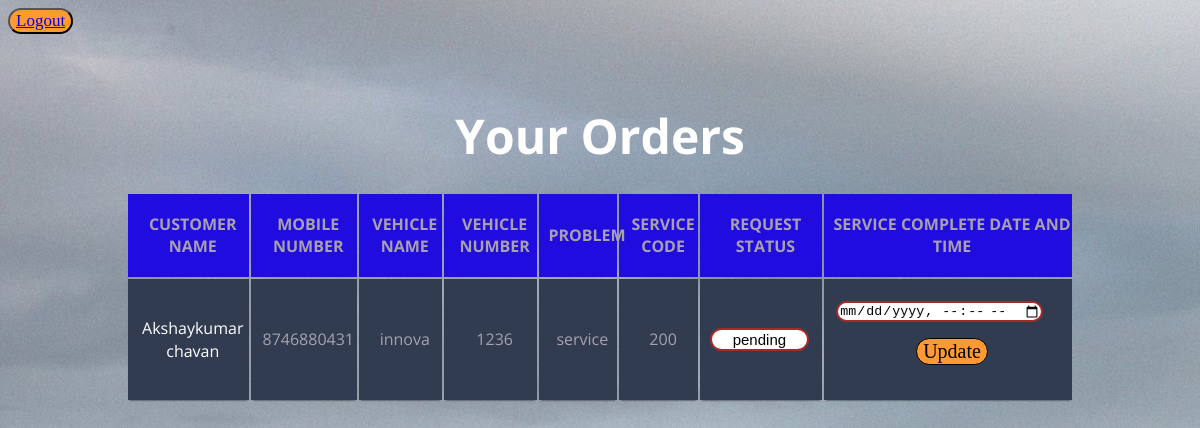
The app's page /mprofile.php (signed in) with its own data.
### tables this page shows
CREATE TABLE IF NOT EXISTS `customer_reg` (
  `cid` int(11) NOT NULL AUTO_INCREMENT,
  `cname` varchar(50) NOT NULL,
  `gender` varchar(6) NOT NULL,
  `cemail` varchar(50) NOT NULL,
  `cpassword` varchar(50) NOT NULL,
  `cphone` varchar(15) NOT NULL,
  `ccity` varchar(50) NOT NULL,
  `pincode` varchar(6) NOT NULL,
  `emergencycontact` varchar(15) NOT NULL,
  PRIMARY KEY (`cemail`),
  KEY `id` (`cid`)
);

CREATE TABLE IF NOT EXISTS `servicerequest` (
  `sid` int(11) NOT NULL AUTO_INCREMENT,
  `cid` int(11) NOT NULL,
  `vcategory` varchar(20) NOT NULL,
  `vname` varchar(15) NOT NULL,
  `vnumber` varchar(10) NOT NULL,
  `problem` varchar(100) NOT NULL,
  `mid` int(11) NOT NULL,
  `status` varchar(10) NOT NULL,
  `rdate` date NOT NULL,
  `rtime` time NOT NULL,
  `rcompletedate` varchar(20) NOT NULL,
  `servicecode` varchar(10) NOT NULL,
  `srating` int(2) NOT NULL,
  KEY `sid` (`sid`),
  KEY `cid` (`cid`)
);

### mprofile.php (the view, shortened to what this page needs)
<?php
if (isset($_SESSION['memail'])) {
    ?>
<!DOCTYPE html>
<html>
<head>
    <link rel="stylesheet" type="text/css" href="css/table_style.css">
</head>
<body background="images/bg1.jpg">
<button><a href="logout.php">Logout</a></button>
<br> <br> <br>
<h1 align="center" ><b>Your Orders</b></h1>
<table class="container">
<?php
include "connection.php";
$mid = mysqli_fetch_array(mysqli_query($conn, "select mid from mechanic_reg where memail='" . $_SESSION["memail"] . "'"));
$sql = "SELECT * FROM customer_reg c JOIN servicerequest s ON c.cid = s.cid WHERE s.mid = '$mid[0]'";
$res = mysqli_query($conn, $sql);
?>
    <thead>
        <tr align="center">
            <th>CUSTOMER NAME</th>
            <th>MOBILE NUMBER</th>
            <th>VEHICLE NAME</th>
            <th>VEHICLE NUMBER</th>
            <th>PROBLEM</th>
            <th>SERVICE CODE</th>
            <th>REQUEST STATUS</th>
            <th>SERVICE COMPLETE DATE AND TIME</th>
            </tr>
    </thead>
<?php
while ($r = mysqli_fetch_array($res)) {
    ?>
    <tbody>
        <tr align="center">
            <td>
                <span><?php echo $r[1]; ?></span>
            </td>
            <td><?php echo $r[5]; ?></td>
            <td><?php echo $r[12]; ?></td>
            <td>
            	<?php
                    echo $r[13];
                ?>
                </td>
            <td>
               	<?php
                    echo $r[14];
                ?>
            </td>
            <td>
                <?php
                    echo $r[20];
                ?>
            </td>
            <td>
                <form method="post" action="rcomplete.php">
                <input type="text" value="<?php echo $r[16]; ?>" name="status" size="8" style="text-align:center; border-radius:20px; margin-right:15px; border:2px solid brown; font-size:15px" required />
            </td>
            <td>
               <input type="datetime-local" value="<?php echo $r[19]; ?>" name="rc" style="border-radius:15px; margin-right:25px; border:2px solid brown;"required/>
               <br>
               <p align="center"><input type="submit" value="Update" style="border:1px solid black; border-radius:20px; background-color:#ff9933; font-size: 20px; font-family:Comic Sans MS"/>
               </p>
            </td>
        </tr>
            <?php
    }
    ?>
    </tbody>
</table>
</body>
</html>
<?php
}
?>

### CSS/table_style.css (style rules this page uses)
body { font-family: 'Open Sans', sans-serif; font-weight: 300; line-height: 1.42em; color:#A7A1AE; background-color:#1F2739; }
h1 { font-size:3em; font-weight: 300; line-height:1em; text-align: center; color: rgb(255, 255, 255); }
.container td { font-weight: normal; font-size: 1em; -webkit-box-shadow: 0 2px 2px -2px #0E1119; -moz-box-shadow: 0 2px 2px -2px #0E1119; box-shadow: 0 2px 2px -2px #0E1119; }
.container { text-align: left; overflow: hidden; width: 80%; margin: 0 auto; display: table; padding: 0 0 8em 0; }
.container td, .container th { padding-bottom: 2%; padding-top: 2%; padding-left:1%; }
.container tr:nth-child(odd) { background-color: #323C50; }
.container th { background-color: rgb(33, 12, 223); }
.container td:first-child { color: rgb(255, 255, 255); }

### mprofile.php (style rules this page uses)
button { background-color:#ff9933; color: white; border-radius:30px; text-align:center; font-size:17px; margin-right:20px; font-family:Comic Sans MS; }

### records on screen
customer_reg: cname "Akshaykumar chavan", cphone "8746880431", servicerequest.vname "innova", servicerequest.vnumber "1236", servicerequest.problem "service", servicerequest.servicecode "200", status "pending"
